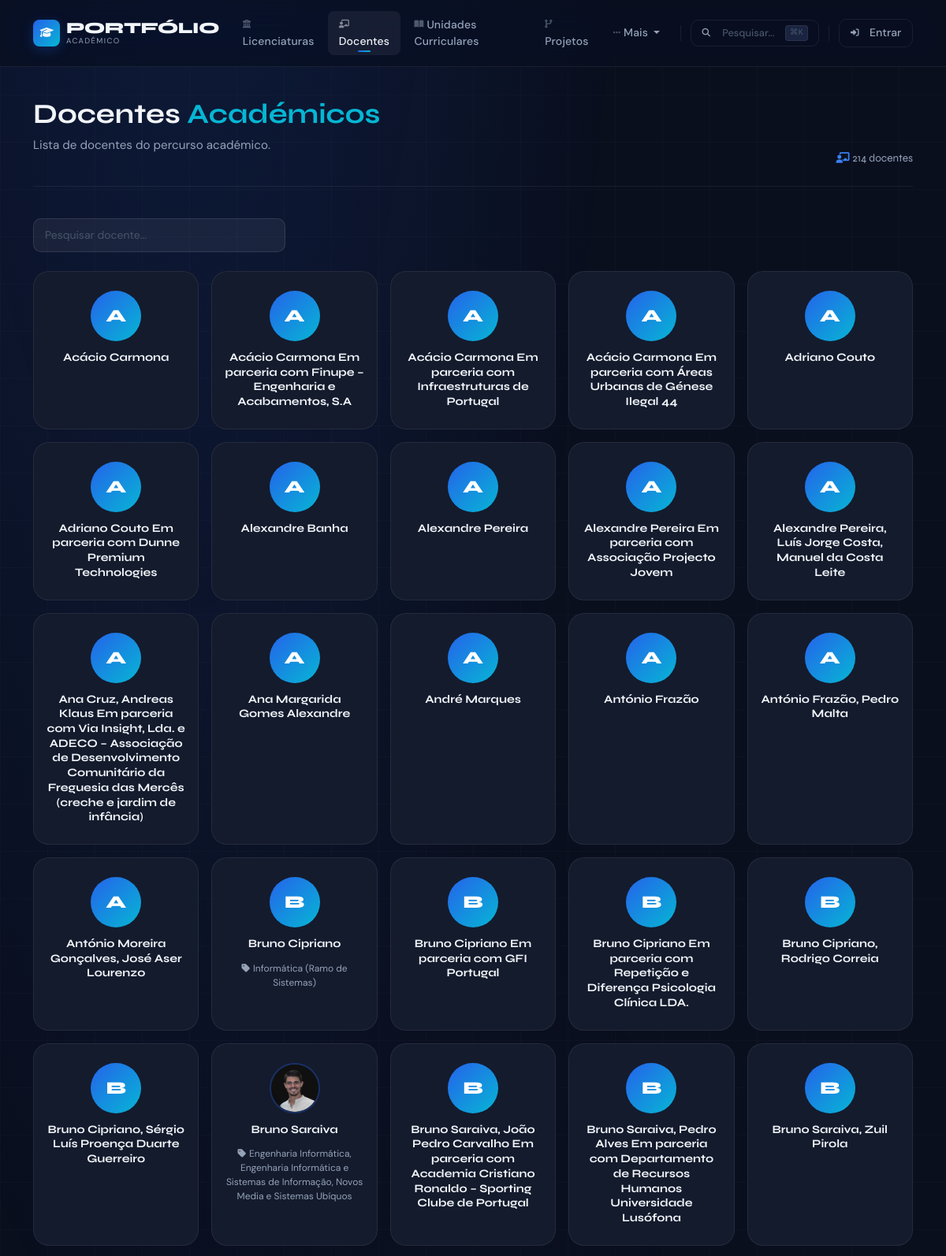
Screenshot of /portfolio/docentes/ (upper part) with the database file from the repository.
### portfolio/models.py (models this page shows, shortened)
class Docente(models.Model):
    nome = models.CharField(max_length=200)
    area_especializacao = models.CharField(max_length=200, blank=True)
    linkedin = models.URLField(blank=True)
    foto = models.ImageField(upload_to="docentes/", blank=True, null=True)
    class Meta:
        verbose_name_plural = "Docentes"
        ordering = ["nome"]

### portfolio/views.py (the view)
# urls.py: path('docentes/', views.docentes_view, name='docentes'),
def docentes_view(request):
    return render(request, 'portfolio/docentes.html', {'docentes': Docente.objects.prefetch_related('ucs').all()})

### accounts/context_processors.py (called while the page is built)
def user_groups(request):
    if request.user.is_authenticated:
        return {
            'is_gestor': request.user.groups.filter(name='gestor-portfolio').exists(),
            'is_autor': request.user.groups.filter(name='autores').exists(),
        }
    return {'is_gestor': False, 'is_autor': False}

### portfolio/templates/portfolio/docentes.html (shortened to what this page needs)
{% extends "portfolio/base.html" %}
{% block nav_docentes %}active{% endblock %}
{% block content %}
<div class="page-header">
    <div>
        <h2>Docentes <span class="text-accent">Académicos</span></h2>
        <p>Lista de docentes do percurso académico.</p>
    </div>
    <div style="display:flex; align-items:center; gap:.75rem;">
        <span style="font-family:var(--fd);font-size:.85rem;color:var(--ts);">
            <i class="fas fa-chalkboard-teacher me-1" style="color:var(--pri-l);"></i>{{ docentes|length }} docente{{ docentes|length|pluralize:"s" }}
        </span>
    </div>
</div>
<input type="text" id="searchInput" placeholder="Pesquisar docente..."
       style="padding:10px 14px;width:320px;margin-bottom:1.5rem;
              background:rgba(255,255,255,.06);border:1px solid rgba(255,255,255,.1);
              border-radius:10px;color:#f1f5f9;font-size:.875rem;outline:none;">
{% if docentes %}
<div id="docentesList" style="display:grid;grid-template-columns:repeat(auto-fill,minmax(180px,1fr));gap:1rem;">
    {% for d in docentes %}
    <div style="position:relative;">
        <a href="{% url 'docentes_detail' d.id %}" class="docente-card">
            {% if d.foto %}
                <img src="{{ d.foto.url }}" alt="{{ d.nome }}" class="docente-avatar">
            {% else %}
                <div class="docente-avatar-placeholder">{{ d.nome|first|upper }}</div>
            {% endif %}
            <div class="docente-name">{{ d.nome }}</div>
            {% if d.area_especializacao %}
            <div class="docente-area"><i class="fas fa-tag me-1"></i>{{ d.area_especializacao }}</div>
            {% endif %}
        </a>
    </div>
    {% endfor %}
</div>
{% else %}
<div class="empty-state">
    <i class="fas fa-chalkboard-teacher"></i>
    <p>Nenhum docente registado.</p>
</div>
{% endif %}
{% endblock %}

### portfolio/static/portfolio/styles.css (style rules this page uses)
:root { --pri: #2563eb; --pri-l: #3b82f6; --pri-g: rgba(37,99,235,.25); --acc: #06b6d4; --acc2: #8b5cf6; --dk: #0a0f1e; --dk2: #0f172a; --dk3: #1e293b; --sf: #141b2d; --sf2: #1a2440; --bd: rgba(255,255,255,.07); --tp: #f1f5f9; --ts: #94a3b8; --tm: #475569; --fd: 'Syne',sans-serif; --fb: 'DM Sans',sans-serif; --r: 12px; --rl: 20px; --glow: 0 0 40px rgba(37,99,235,.15); --tr: all .3s cubic-bezier(.4,0,.2,1); }
*,*::before,*::after { box-sizing:border-box; margin:0; padding:0; }
html { scroll-behavior:smooth; }
body { font-family:var(--fb); background:var(--dk); color:var(--tp); display:flex; flex-direction:column; min-height:100vh; overflow-x:hidden; }
body::before { content:''; position:fixed; inset:0; pointer-events:none; z-index:0; background: radial-gradient(ellipse 80% 50% at 20% -10%,rgba(37,99,235,.18) 0%,transparent 60%), radial-gradient(ellipse 60% 40% at 80% 110%,rgba(6,182,212,.12) 0%,transparent 55%), radial-gradient(ellipse 50% 60% at 50% 50%,rgba(139,92,246,.05) 0%,transparent 70%); }
body::after { content:''; position:fixed; inset:0; pointer-events:none; z-index:0; background-image:linear-gradient(rgba(255,255,255,.02) 1px,transparent 1px),linear-gradient(90deg,rgba(255,255,255,.02) 1px,transparent 1px); background-size:60px 60px; }
.page-header { margin-bottom:2.5rem; padding-bottom:1.5rem; border-bottom:1px solid var(--bd); display:flex; align-items:flex-end; justify-content:space-between; flex-wrap:wrap; gap:1rem; }
.page-header h2 { font-family:var(--fd); font-weight:700; font-size:clamp(1.6rem,3vw,2.2rem); line-height:1.15; }
.page-header h2 .text-accent { color:var(--acc); }
.page-header p { color:var(--ts); font-size:.95rem; margin-top:.4rem; max-width:520px; }
h2 { font-family:var(--fd); font-weight:700; }
a { color:var(--pri-l); }

### portfolio/templates/portfolio/docentes.html (style rules this page uses)
#searchInput::placeholder { color:#475569; }
.docente-card { background:var(--sf); border:1px solid var(--bd); border-radius:var(--rl); padding:1.5rem 1rem; display:flex; flex-direction:column; align-items:center; text-align:center; gap:.75rem; text-decoration:none; color:var(--tp); transition:var(--tr); height:100%; }
.docente-avatar { width:64px; height:64px; border-radius:50%; object-fit:cover; border:2px solid rgba(37,99,235,.3); flex-shrink:0; }
.docente-avatar-placeholder { width:64px; height:64px; border-radius:50%; background:linear-gradient(135deg,var(--pri),var(--acc)); display:grid; place-items:center; font-family:var(--fd); font-weight:800; font-size:1.4rem; color:#fff; flex-shrink:0; }
.docente-name { font-family:var(--fd); font-weight:700; font-size:.9rem; line-height:1.3; }
.docente-area { font-size:.75rem; color:var(--ts); }

### rows the page displays
Docente: nome|first "A", nome "Acácio Carmona"
Docente: nome|first "A", nome "Acácio Carmona Em parceria com Finupe – Engenharia e Acabamentos, S.A"
Docente: nome|first "A", nome "Acácio Carmona Em parceria com Infraestruturas de Portugal"
Docente: nome|first "A", nome "Acácio Carmona Em parceria com Áreas Urbanas de Génese Ilegal 44"
Docente: nome|first "A", nome "Adriano Couto"
Docente: nome|first "A", nome "Adriano Couto Em parceria com Dunne Premium Technologies"
Docente: nome|first "A", nome "Alexandre Banha"
Docente: nome|first "A", nome "Alexandre Pereira"
Docente: nome|first "A", nome "Alexandre Pereira Em parceria com Associação Projecto Jovem"
Docente: nome|first "A", nome "Alexandre Pereira, Luís Jorge Costa, Manuel da Costa Leite"
Docente: nome|first "A", nome "Ana Cruz, Andreas Klaus Em parceria com Via Insight, Lda. e ADECO – Associação de Desenvolvimento Comunitário da Freguesia das Mercês (creche e jardim de infância)"
Docente: nome|first "A", nome "Ana Margarida Gomes Alexandre"
Docente: nome|first "A", nome "André Marques"
Docente: nome|first "A", nome "António Frazão"
Docente: nome|first "A", nome "António Frazão, Pedro Malta"
Docente: nome|first "A", nome "António Moreira Gonçalves, José Aser Lourenzo"
Docente: nome|first "B", nome "Bruno Cipriano", area_especializacao "Informática (Ramo de Sistemas)"
Docente: nome|first "B", nome "Bruno Cipriano Em parceria com GFI Portugal"
Docente: nome|first "B", nome "Bruno Cipriano Em parceria com Repetição e Diferença Psicologia Clínica LDA."
Docente: nome|first "B", nome "Bruno Cipriano, Rodrigo Correia"
Docente: nome|first "B", nome "Bruno Cipriano, Sérgio Luís Proença Duarte Guerreiro"
Docente: foto (picture), nome "Bruno Saraiva", area_especializacao "Engenharia Informática, Engenharia Informática e Sistemas de Informação, Novos Media e Sistemas Ubíquos"
Docente: nome|first "B", nome "Bruno Saraiva, João Pedro Carvalho Em parceria com Academia Cristiano Ronaldo – Sporting Clube de Portugal"
Docente: nome|first "B", nome "Bruno Saraiva, Pedro Alves Em parceria com Departamento de Recursos Humanos Universidade Lusófona"
Docente: nome|first "B", nome "Bruno Saraiva, Zuil Pirola"

### other values shown
{{ docentes|length }} "214"
